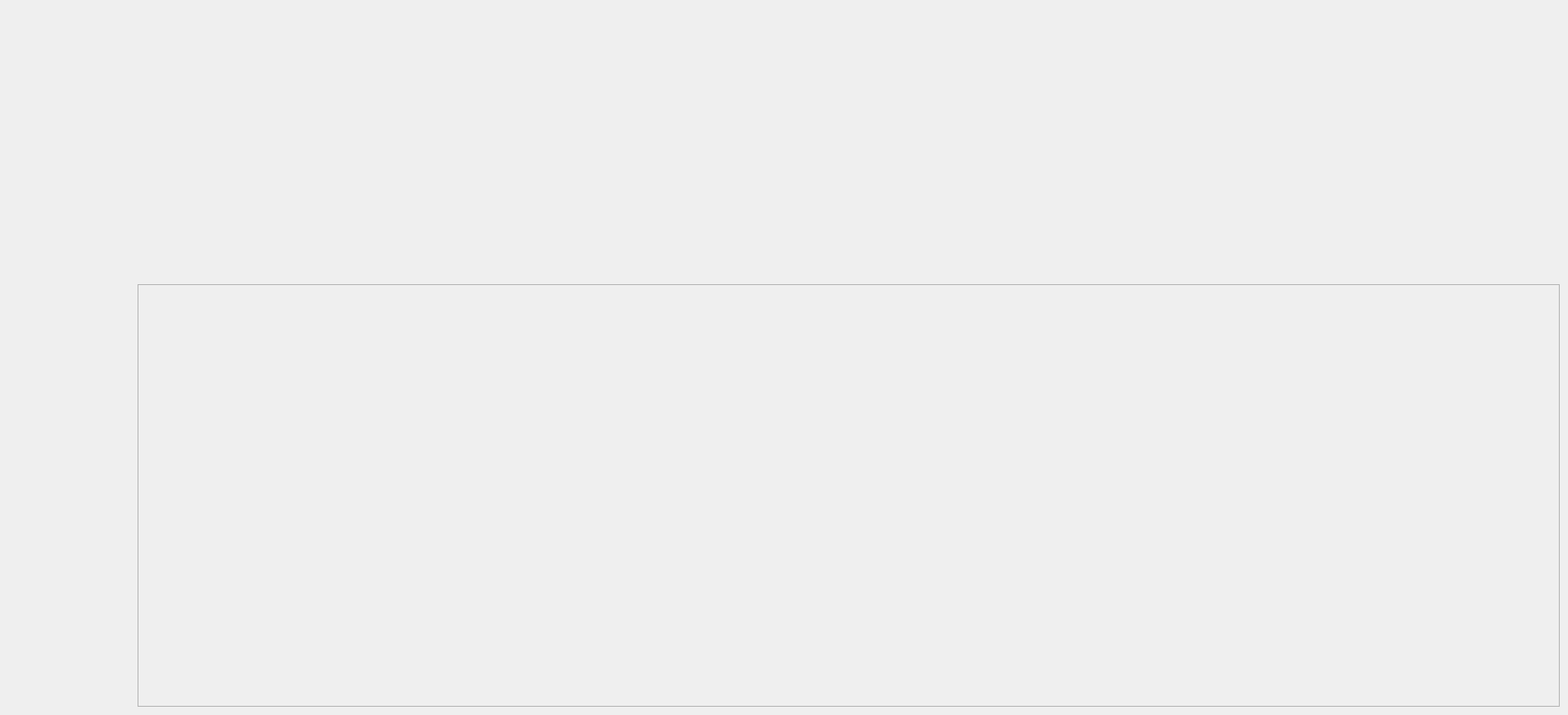
    <widget class="MainPage" name="statisticsPage">
     <property name="sizePolicy">
      <sizepolicy hsizetype="Expanding" vsizetype="Expanding">
       <horstretch>0</horstretch>
       <verstretch>0</verstretch>
      </sizepolicy>
     </property>
     <property name="styleSheet">
      <string notr="true"/>
     </property>
     <widget class="QFrame" name="statisticsWidget">
      <property name="geometry">
       <rect>
        <x>150</x>
        <y>310</y>
        <width>1551</width>
        <height>461</height>
       </rect>
      </property>
      <property name="styleSheet">
       <string notr="true">border-image: url(:/resources/statisticsBackground.png);</string>
      </property>
      <property name="frameShape">
       <enum>QFrame::Shape::StyledPanel</enum>
      </property>
      <property name="frameShadow">
       <enum>QFrame::Shadow::Raised</enum>
      </property>
     </widget>
     <widget class="QLabel" name="statisticsLabel">
      <property name="geometry">
       <rect>
        <x>730</x>
        <y>-30</y>
        <width>531</width>
        <height>431</height>
       </rect>
      </property>
      <property name="text">
       <string/>
      </property>
      <property name="pixmap">
       <pixmap resource="resources.qrc">:/resources/statisticsHeader.png</pixmap>
      </property>
      <property name="scaledContents">
       <bool>true</bool>
      </property>
     </widget>
     <widget class="QPushButton" name="returnFromStatisticsButton">
      <property name="geometry">
       <rect>
        <x>1520</x>
        <y>590</y>
        <width>180</width>
        <height>180</height>
       </rect>
      </property>
      <property name="sizePolicy">
       <sizepolicy hsizetype="Fixed" vsizetype="Fixed">
        <horstretch>0</horstretch>
        <verstretch>0</verstretch>
       </sizepolicy>
      </property>
      <property name="minimumSize">
       <size>
        <width>0</width>
        <height>0</height>
       </size>
      </property>
      <property name="maximumSize">
       <size>
        <width>16777215</width>
        <height>16777215</height>
       </size>
      </property>
      <property name="styleSheet">
       <string notr="true">/* Default Button Image */
QPushButton {
    border-image: url(:/resources/ReturnButton.png) 240 240 240 240 stretch stretch;
    border: none; /* Remove border */
    padding: 0px;
}

/* Hover Effect: Show Darker Image */
QPushButton:hover {
    border-image: url(:/resources/ReturnDarkButton.png) 240 240 240 240 stretch stretch;
}

/* Click Effect: Expand Image */
QPushButton:pressed {
    border-image: url(:/resources/ReturnDarkButton.png) 240 240 240 240 stretch stretch;
    padding: -5px; /* Reduces padding to create a zoom-in effect */
    border-width: 2px; 
}</string>
      </property>
      <property name="text">
       <string/>
      </property>
     </widget>
    </widget>
